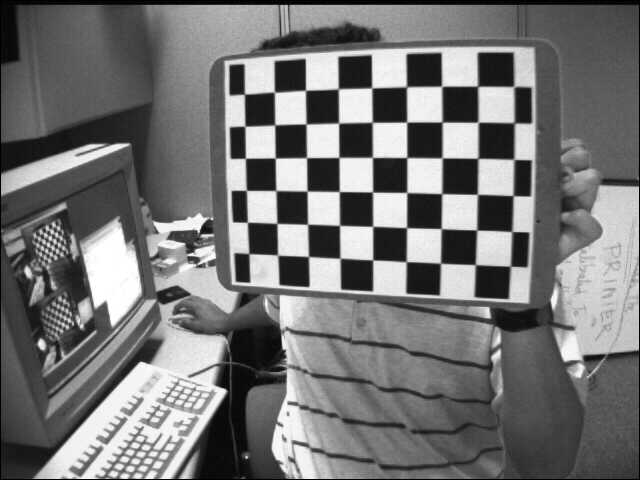
#> input picture images/left01.jpg, 640 x 480 px
$ jupyter execute part1-report.ipynb
#> lines starting #> are read from the running program, lines starting #| are printed output that depends on the picture; after the words box and inside, x2 and y2 are one past the last pixel; in counts of white or black regions, pixels touching at a corner belong together
## Import libraries

[cell 1]
import numpy as np
import cv2 as cv
import glob
import matplotlib.pyplot as plt

## Distorted Image - an intuitive idea

In this step, we intentionally draw 2 borderlines of the chesseboard for an intuitive idea of how distorted our image is. It should not affect the calculation process and final result (indeed, we just draw, nothing more nothing less). Clearly, the `pt1` and `pt2` parameters should be adjusted ragarding the particular current-considered image.

[cell 2]
# Import the image
img = cv.imread('images/left01.jpg')
#> img is the input picture: shape (480, 640, 3); min 0, max 255, mean 116.6

# Borderline
cv.line(img=img, pt1=(225, 60), pt2=(533,48), color=(255, 0, 0), thickness=2)
cv.line(img=img, pt1=(230, 282), pt2=(528, 302), color=(255, 0, 0), thickness=2)
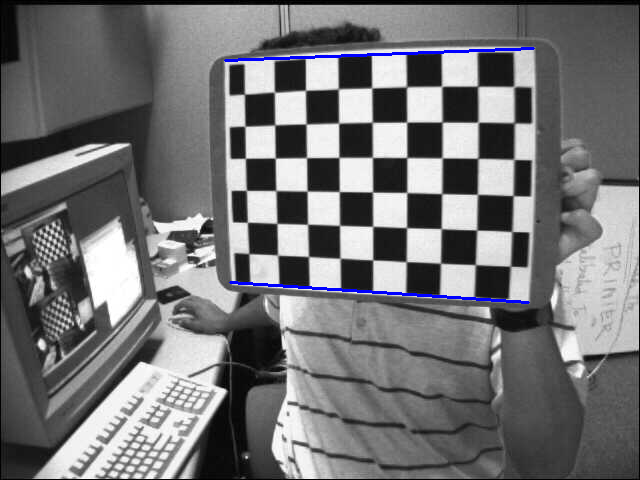
#> img: shape (480, 640, 3); mean B, G, R 116.9, 115.4, 115.4

# Show the image with borderline
plt.imshow(img)

## Solution - Methods

Assume that we have a bunch of images from an identical camera of an identical checkerboard.

[cell 3]
def getObjImgPoints(CHECKERBOARD, criteria, objp, plot=True):
    # Arrays to store object points and image points from all the images.
#> called with CHECKERBOARD = (9, 6), criteria = (3, 30, 0.001), objp = array of shape (1, 54, 3), plot = True
    objpoints = [] # 3d point in real world space
    imgpoints = [] # 2d points in image plane.
    images = glob.glob('images/*.jpg')

    for fname in images:
        img = cv.imread(fname)
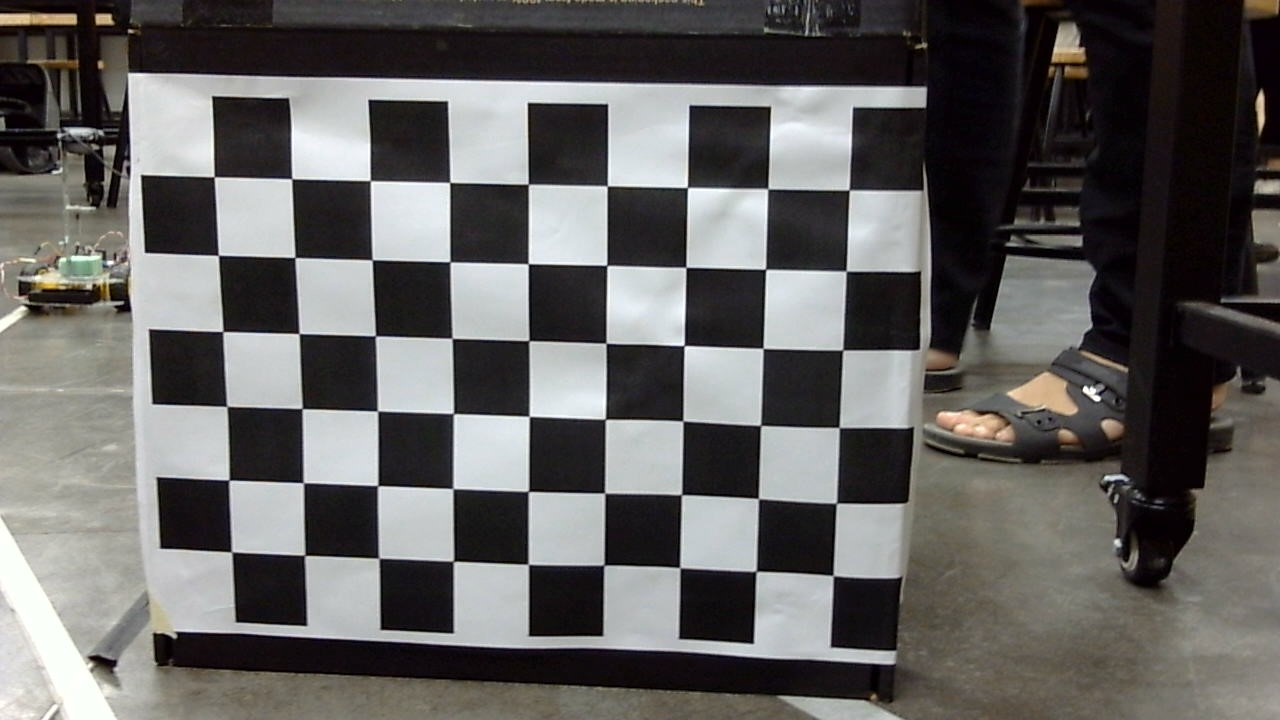
#> input picture images/1.jpg, 1280 x 720 px
#> img is the input picture: shape (720, 1280, 3); mean B, G, R 95.6, 97.1, 98.7
        gray = cv.cvtColor(img, cv.COLOR_BGR2GRAY)

        # Find the chess board corners
        ret, corners = cv.findChessboardCorners(image=gray,
                                                patternSize=CHECKERBOARD,
                                                flags=None)
#> ret = True; corners = 54 rows, first 8: [832.7, 575.3], [756, 571.3], [679.7, 567.4], [603.7, 565], [528.2, 564.2], [453.2, 561.2], [379.1, 558.3], [304.8, 555.2]

        # If found, add object points, image points (after refining them)
        if ret == True:
            objpoints.append(objp)
            corners2 = cv.cornerSubPix(image=gray,
                                       corners=corners,
                                       winSize=(11,11),
                                       zeroZone=(-1,-1),
                                       criteria=criteria)
#> corners2 = 54 rows, first 8: [833.1, 575.6], [756.1, 571.3], [679.8, 567.6], [603.9, 565.1], [528.3, 564.3], [453.4, 561.2], [378.8, 558.2], [304.6, 555.3]
            imgpoints.append(corners2)

            # Draw and display the corners
            if (plot):
                cv.drawChessboardCorners(img, CHECKERBOARD, corners2, ret)
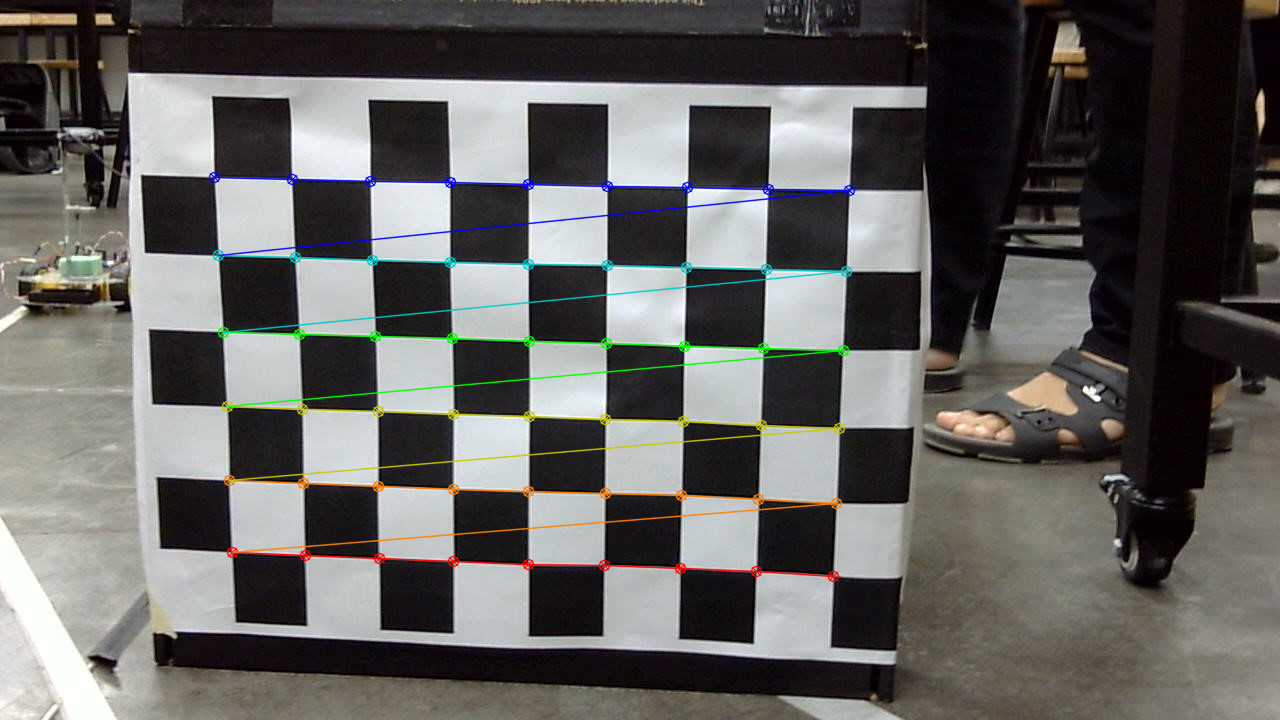
#> img: shape (720, 1280, 3); 2.68% of pixels changed, all inside (x1, y1, x2, y2) = (208, 171, 856, 583)
                plt.figure()
                plt.imshow(img)
#> pass 2 of the loop in getObjImgPoints, `for fname in images:`:
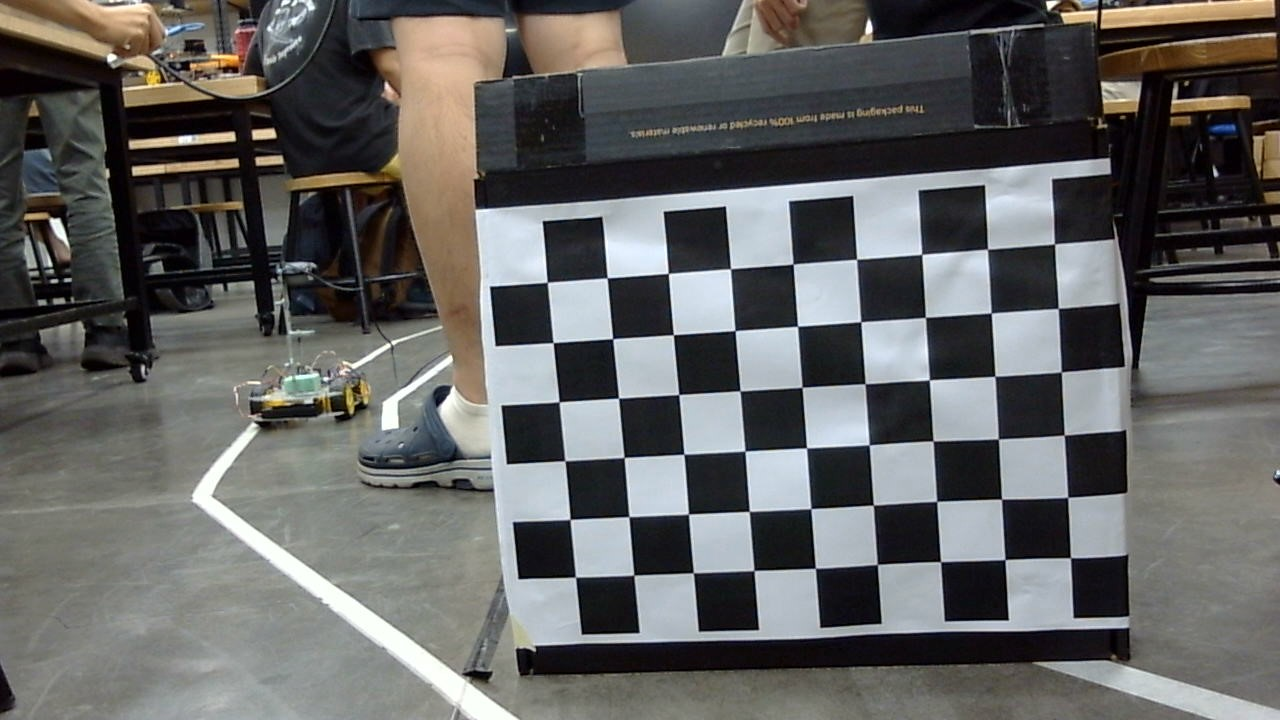
#> input picture images/10.jpg, 1280 x 720 px
#> in getObjImgPoints, img is the input picture: shape (720, 1280, 3); mean B, G, R 98.2, 99.4, 99.3
#> in getObjImgPoints, `gray = cv.cvtColor(img, cv.COLOR_BGR2GRAY)`:
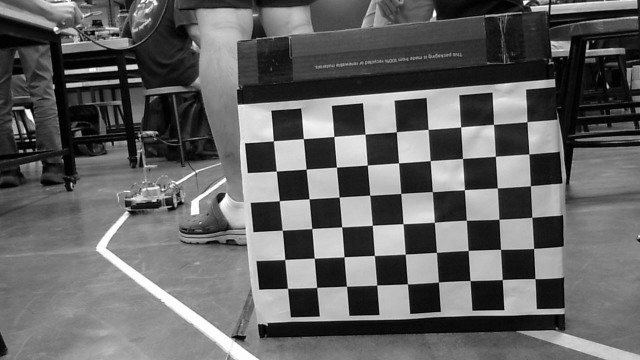
#> gray: shape (720, 1280) (shown at 1/2 size); min 0, max 255, mean 99.2
#> corners = 54 rows, first 8: [1067, 555], [1004.9, 559.5], [940.5, 561.7], [877.3, 564.4], [815.4, 568.1], [754, 570.4], [693.1, 572.8], [633.8, 575]
#> corners2 = 54 rows, first 8: [1070.4, 557.7], [1004.9, 559.5], [940.6, 561.6], [877.3, 564.4], [815.4, 568.3], [753.9, 570.5], [693.4, 572.8], [633.8, 575.1]
#> in getObjImgPoints, `cv.drawChessboardCorners(img, CHECKERBOARD, corners2, ret)`:
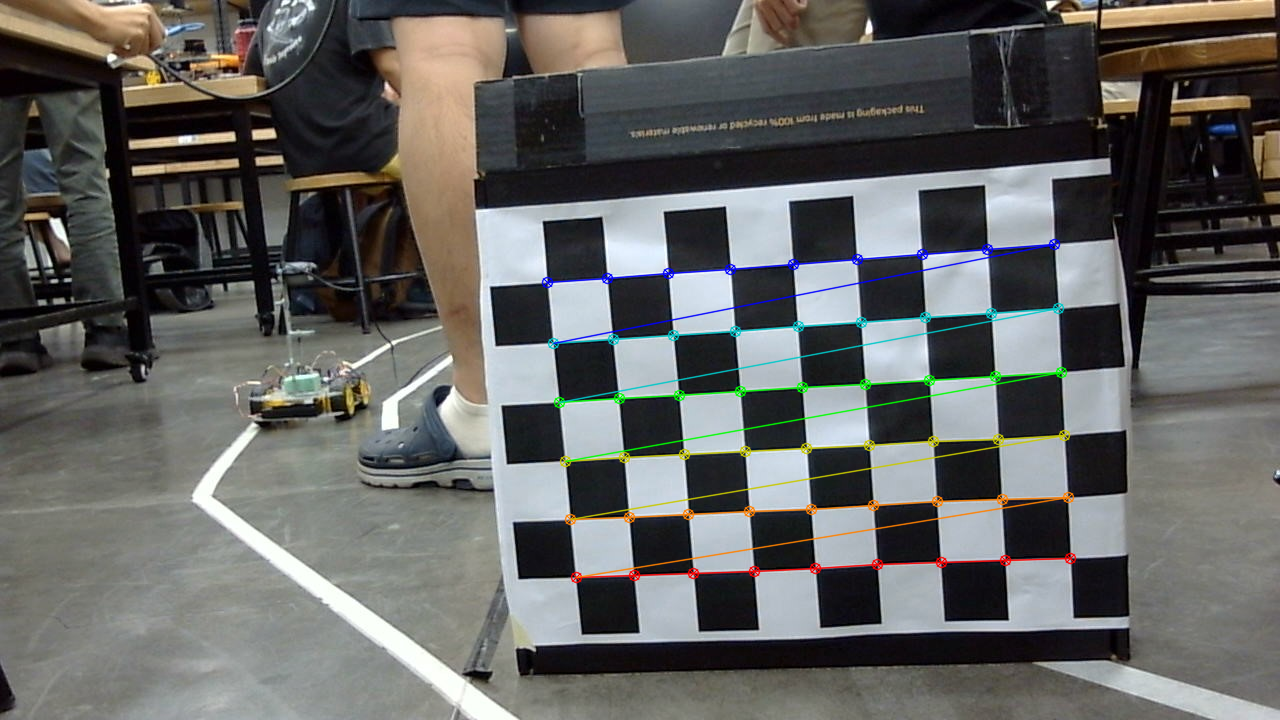
#> img: shape (720, 1280, 3); 2.25% of pixels changed, all inside (x1, y1, x2, y2) = (541, 238, 1077, 584)
#> pass 3 of the loop in getObjImgPoints, `for fname in images:`:
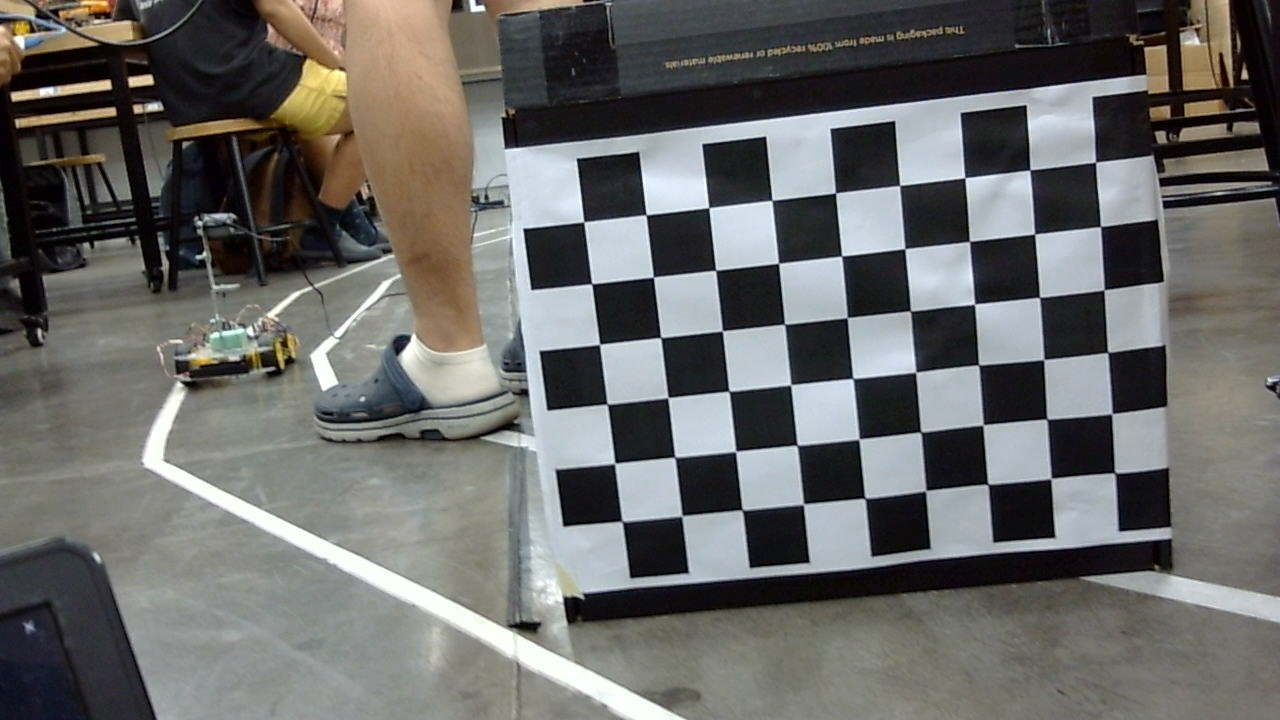
#> input picture images/11.jpg, 1280 x 720 px
#> in getObjImgPoints, img is the input picture: shape (720, 1280, 3); mean B, G, R 103.5, 105.8, 105.6
#> in getObjImgPoints, `gray = cv.cvtColor(img, cv.COLOR_BGR2GRAY)`:
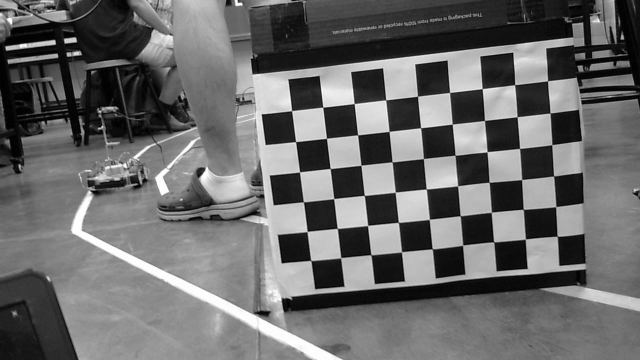
#> gray: shape (720, 1280) (shown at 1/2 size); min 0, max 255, mean 105.5
#> corners = 54 rows, first 8: [1110, 468], [1050.8, 478.5], [987.8, 484.2], [925.6, 490.7], [865, 498.4], [803.4, 504.3], [742.1, 509.5], [682, 515.9]
#> corners2 = 54 rows, first 8: [1114.7, 472.9], [1050.9, 478.5], [987.9, 484.3], [925.7, 490.6], [864.9, 498.3], [803.4, 504.1], [742.2, 509.8], [681.8, 515.9]
#> in getObjImgPoints, `cv.drawChessboardCorners(img, CHECKERBOARD, corners2, ret)`:
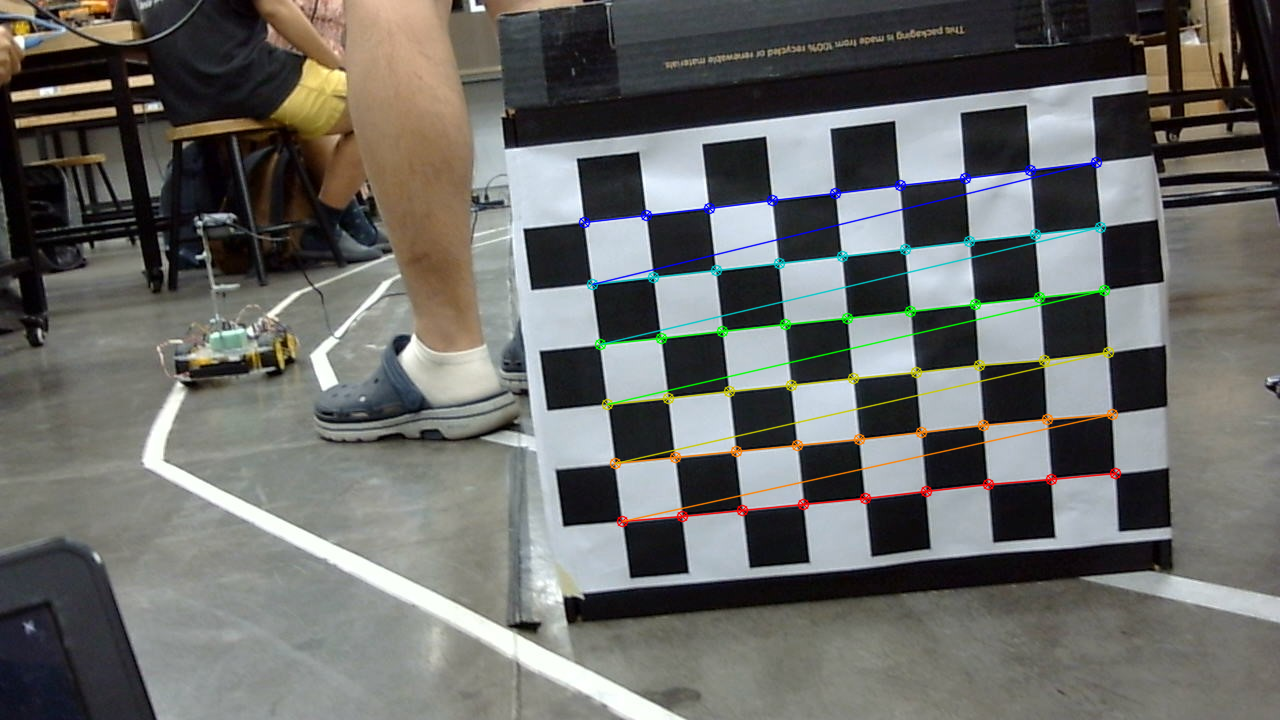
#> img: shape (720, 1280, 3); 2.26% of pixels changed, all inside (x1, y1, x2, y2) = (578, 156, 1122, 528)
#> the loop made 5 passes; the first 3 are shown

    return objpoints, imgpoints

$x_{distorted} = x_{real}(1 + k_1r^2 + k_2r^4 + k_3r^6)$

$y_{distorted} = y_{real}(1 + k_1r^2 + k_2r^4 + k_3r^6)$

$x_{distorted} = x + [ 2p_1xy + p_2(r^2+2x^2)] \\ y_{distorted} = y + [ p_1(r^2+ 2y^2)+ 2p_2xy]$

$k_1$, $k_2$, $k_3$ are returned with camera calibration

After having a bunch of points (or equations) above, we are now able to solve the equations for Instrinsic and Extrinsic params by using `cv.calibrateCamera` method in OpenCV. 5 critical inputs:
- `objectPoints`: 3D chessboard points
- `imagePoints`: known position of the corners
- `imageSize`: size of the image
- `cameraMatrix`: Intrinsic camera matrix
- `distCoeffs`: Lens distortion coefficients

There will be 5 obtained outputs:
- `ret`: root mean square (RMS) re-projection error
- `mtx`: The 3x3 matrix $K$ excluding the skew parameter $s$
- `dist`: Lens distortion coefficients
- `rvecs`: Rotation vectors
- `tvecs`: Translation vectors

[cell 4]
def undistortedImg(img, objpoints, imgpoints):
    ret, mtx, dist, rvecs, tvecs = cv.calibrateCamera(objectPoints=objpoints,
                                                      imagePoints=imgpoints,
                                                      imageSize=gray.shape[::-1],
                                                      cameraMatrix=None,
                                                      distCoeffs=None)

    h, w = img.shape[:2]
    newcameramtx, roi = cv.getOptimalNewCameraMatrix(mtx, dist, (w,h), 1, (w,h))

    # undistort
    dst = cv.undistort(img, mtx, dist, None, newcameramtx)

    return dst, roi

[cell 5]
def plotDistUndist(img, roi, dst, resultTitle='images/calibresult.png'):
    x, y, w, h = roi
    dst = dst[y:y+h, x:x+w]

    cv.imwrite(resultTitle, dst)

    plt.figure(figsize=(15, 30))
    plt.subplot(121)
    plt.title('distorted')
    plt.imshow(img)
    plt.subplot(122)
    plt.title('undistorted')
    plt.imshow(dst)

## Solution - Complete and Test

[cell 6]
# Defining the dimensions of checkerboard
CHECKERBOARD = (9, 6)

# termination criteria
criteria = (cv.TERM_CRITERIA_EPS + cv.TERM_CRITERIA_MAX_ITER, 30, 0.001)

# Defining the world coordinates for 3D points
objp = np.zeros((1, CHECKERBOARD[0] * CHECKERBOARD[1], 3), np.float32)
objp[0,:,:2] = np.mgrid[0:CHECKERBOARD[0], 0:CHECKERBOARD[1]].T.reshape(-1, 2)

# Get object points and image points from all the images.
objpoints, imgpoints = getObjImgPoints(CHECKERBOARD, criteria, objp)
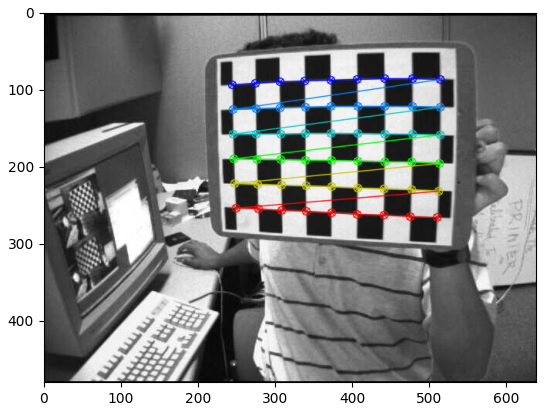
#> figure drawn by matplotlib, 1 panel; B, G, R data is drawn as R, G, B
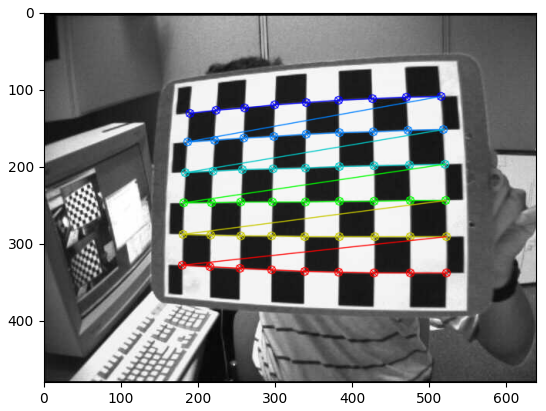
#> figure drawn by matplotlib, 1 panel; B, G, R data is drawn as R, G, B

[cell 7]
# Import Image
inputName = 'images/left04.jpg'
img = cv.imread(inputName)
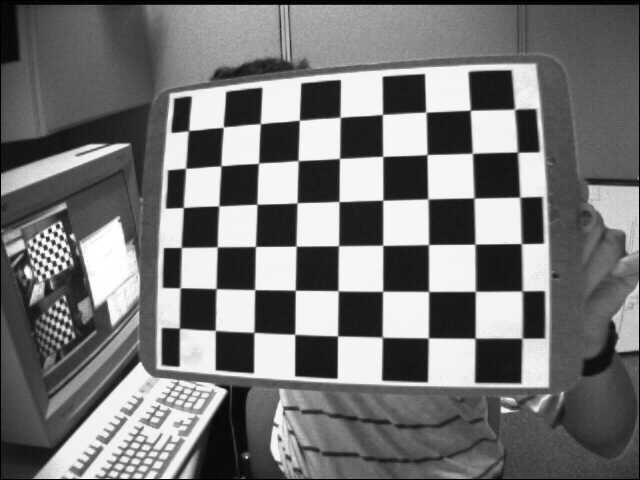
#> input picture images/left04.jpg, 640 x 480 px
#> img is the input picture: shape (480, 640, 3); min 0, max 255, mean 117.8
gray = cv.cvtColor(img, cv.COLOR_BGR2GRAY)
#> gray: shape (480, 640)

# Show the image
plt.imshow(img)

[cell 8]
# Undistort
dst, roi = undistortedImg(img, objpoints, imgpoints)
#> in undistortedImg, `dst = cv.undistort(img, mtx, dist, None, newcameramtx)`:
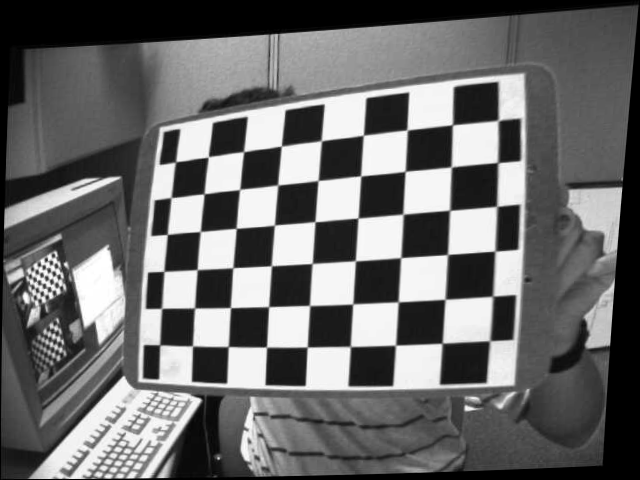
#> dst: shape (480, 640, 3); min 0, max 255, mean 106.4
# plot
plt.imshow(dst)

[cell 9]
# Plot Before - After
plotDistUndist(img, roi, dst, resultTitle=inputName[:-4]+'_undistorted.png')
#> in plotDistUndist, `dst = dst[y:y+h, x:x+w]`:
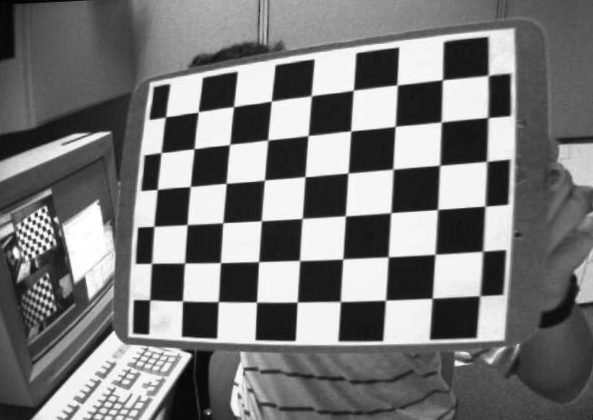
#> dst: shape (420, 593, 3); min 0, max 255, mean 120.5
